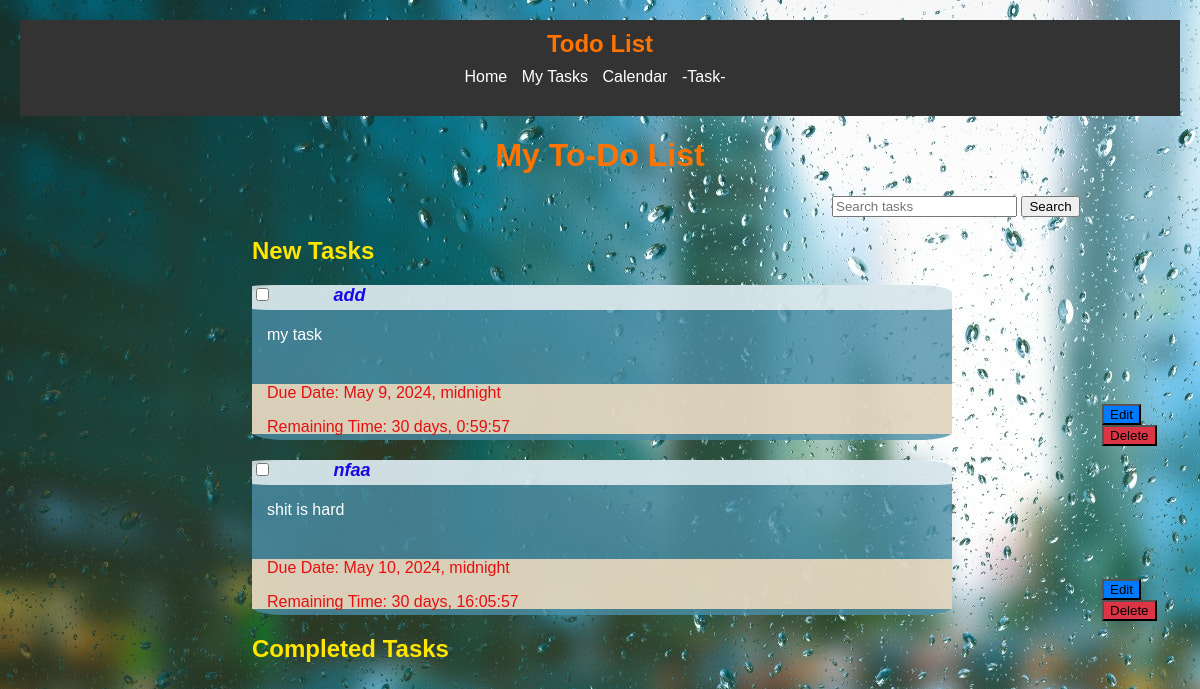
The page /tasks/tasklist/ (signed in) on the database its author committed.
### tasks/models.py (models this page shows, shortened)
class Task(models.Model):
    owner = models.ForeignKey(User, on_delete=models.CASCADE, null=True, blank=True)
    title = models.CharField(max_length=200)
    description = models.TextField()
    completed = models.BooleanField(default=False)
    due_date = models.DateTimeField(null=True, blank=True)
    due_datetime = models.DateTimeField(blank=True, null=True)

### tasks/views.py (the view)
# urls.py: path('tasklist/', views.task_list, name='tasklist'),
def task_list(request):
    tasks = Task.objects.filter(owner=request.user)
    search_query = request.GET.get('search')
    new_tasks = Task.objects.filter(completed=False)
    completed_tasks = Task.objects.filter(completed=True)
    current_datetime = timezone.now()
    for task in new_tasks:
        if task.due_datetime:
            remaining_time = task.due_datetime - current_datetime
            task.remaining_time = remaining_time
        else:
            task.remaining_time = None
    if search_query:
        new_tasks = new_tasks.filter(Q(title__icontains=search_query) | Q(description__icontains=search_query))
        completed_tasks = completed_tasks.filter(Q(title__icontains=search_query) | Q(description__icontains=search_query))
    context = {
        'new_tasks': new_tasks,
        'completed_tasks': completed_tasks
    }
    return render(request, 'tasklist.html', context)

### tasks/templates/tasklist.html (shortened to what this page needs)
{% extends 'base.html' %}
{% load static %}
{% block content %}
    <h1>My To-Do List</h1>
    <link rel="stylesheet" href="{% static 'tasks.css' %}">
    <form action="{% url 'tasks:tasklist' %}" method="GET">
        <input type="text" name="search" placeholder="Search tasks">
        <button type="submit">Search</button>
    </form>
    <div class="final">
        <h2 id="new-tasks">New Tasks</h2>
        <div id="new-tasks-container">
            {% for task in new_tasks %}
                {% if not task.completed %}
                    <div class="task-item">
                        <div class="titlee">
                            <input type="checkbox" id="task-{{ task.id }}-checkbox" {% if task.completed %}checked{% endif %} onchange="toggleTaskCompletion({{ task.id }})">
                            <strong>{{ task.title }}</strong>
                        </div>
                        <p>{{ task.description }}</p>
                        <div class="date-time">
                            <p>Due Date: {{ task.due_date }}</p>
                            <p>Remaining Time: {{ task.remaining_time }}</p>
                        </div>
                        <div class="edit-delete-btns">
                            <button class="edit-button" onclick="location.href='{% url 'tasks:edit_task' task.id %}'">Edit</button>
                            <button class="delete-button" onclick="location.href='{% url 'tasks:delete_task' task.id %}'">Delete</button>
                        </div>
                    </div>
                {% endif %}
            {% endfor %}
        </div>
        <h2 id="completed-tasks">Completed Tasks</h2>
    </div>
    {% load static %}
{% endblock %}

### static/base.css (style rules this page uses)
body { margin: 0; padding: 0; }

### static/tasks.css (style rules this page uses)
body { font-family: Arial, sans-serif; padding: 20px; background-image: url(images/tasks.jpg); align-self: center; }
.final { align-self: center; margin-left: 20%; }
h1 { text-align: center; color: rgb(255, 115, 0); }
h2 { color: rgb(255, 230, 0); }
input[type="checkbox"] { margin-right: 10px; }
strong { font-weight: bold; color: rgb(23, 8, 230); font-style: italic; font-size: large; text-align: center; margin-left: 50px; margin-top: 10px; }
.edit-delete-btns { margin-left: 850px; margin-bottom: 50px; margin-top: -30px; }
.titlee { box-sizing: border-box; width: 700px; height: 25px; background: #ffffffbe; color: #007bff; border-radius: 5%; }
.task-item { width: 700px; height: 155px; background: #4c8ea8c9; color: #fff; box-sizing: border-box; border-radius: 5%; left: 50%; margin-bottom: 20px; }
.date-time { width: 700px; height: 50px; color: rgb(230, 14, 14); background: rgba(255, 228, 196, 0.801); box-sizing: border-box; margin-top: 40px; }
.task-item p { margin-left: 15px; }
.edit-button { background-color: #007bff; cursor: pointer; margin-right: 10px; }
.delete-button { background-color: #dc3545; cursor: pointer; margin-right: 8px; }
form { display: inline-block; margin-left: 70%; border-radius: 10%; }

### rows shown on the page
Task: title "add", description "my task", due_date "May 9, 2024, midnight", remaining_time "30 days, 0:59:57"
Task: title "nfaa", description "shit is hard", due_date "May 10, 2024, midnight", remaining_time "30 days, 16:05:57"
